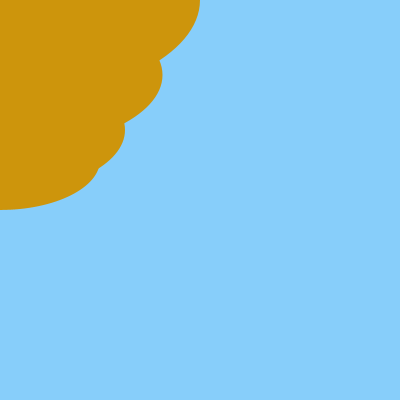
Frame 1 (no input)
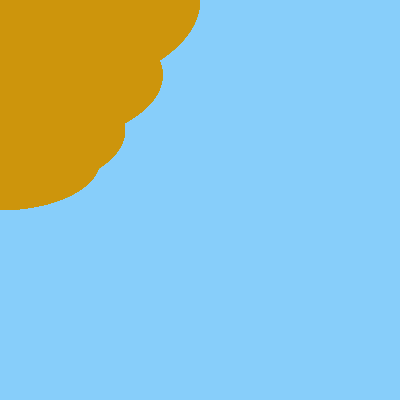
Frame 60 (the mouse pressed at the canvas centre just before this capture)
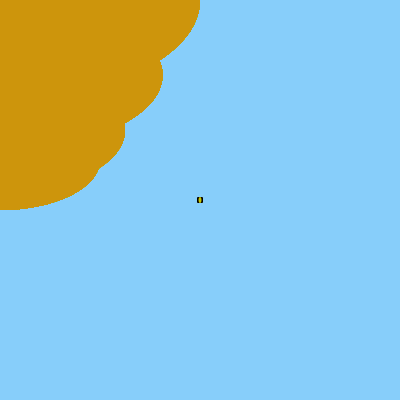
Frame 120 (the mouse held since frame 60 and released just before this capture)

The Processing sketch that drew these frames (run headless with seeded random() and noise(); from frame 60 on, the mouse is pressed at the canvas centre):

// Processing sketch: processing_99720
// ── processing_99720.pde

void setup(){size(400,400);
noCursor();
background(135,   206,   250);}

void draw(){frameRate(15);
noStroke();
if (mousePressed == true) {
fill(0);
ellipse(pmouseX,pmouseY,6,6);
fill(255,255,0,200);
ellipse(pmouseX,pmouseY,3,6);}
else {fill(0);
ellipse(mouseX,mouseY,2,2);}
fill(205,149,12);

ellipse(0,0,400,200);
ellipse(0,75,325,150);
ellipse(0,130,250,125);
ellipse(0,160,200,100);


if ((keyPressed == true) && (key == 'b'))
{fill(135,206,250);
rect(0,0,400,400);
fill(205,149,12);
ellipse(0,0,400,200);
ellipse(0,75,325,150);
ellipse(0,130,250,125);
ellipse(0,160,200,100);}}
